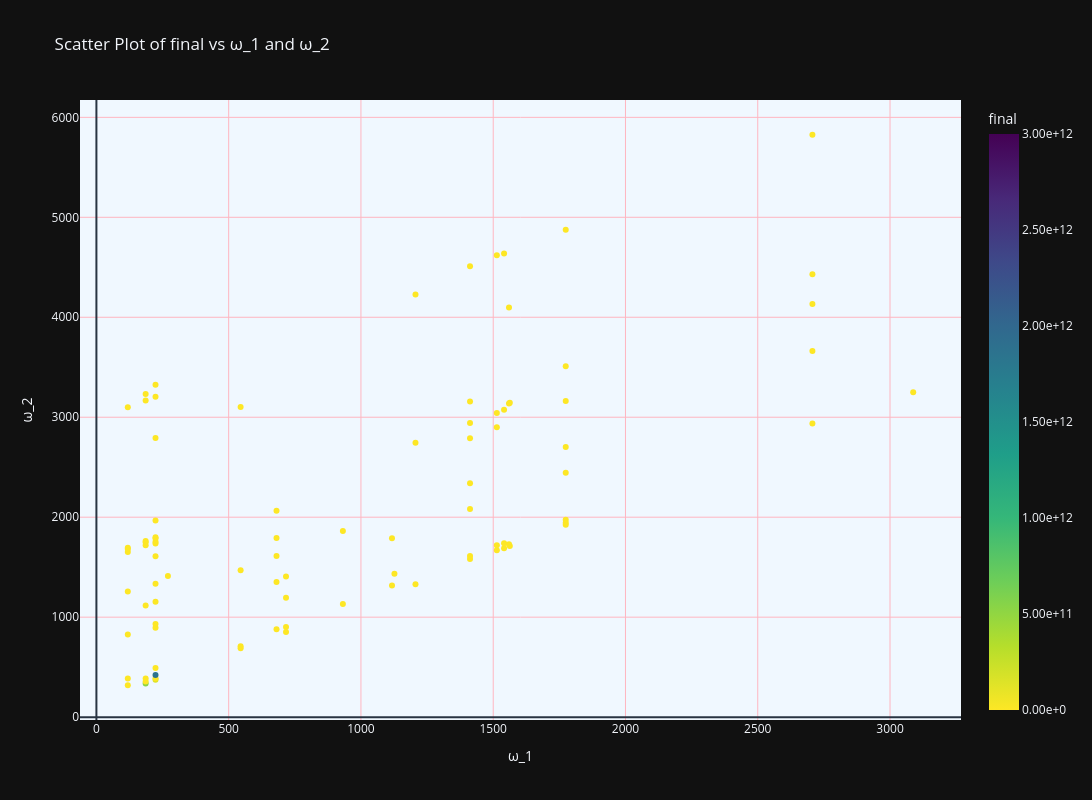

The cell this chart's notebook holds for it:
### Code cell
import plotly.express as px
formatted_df1 = result_later.copy()
print(formatted_df1.columns)
# formatted_df['final'] = np.log10(result_later['final']) if result_later[result_later['final']]>1e4 else 0.
# formatted_df1['final'] = formatted_df1['final'].apply(lambda x: 0 if x < 1e4 else np.log(x))

fig = px.scatter(formatted_df1[(formatted_df1['final']>1e5)
                              # &(formatted_df['final']<1e8)
                 ], 
                 x='ω_1', 
                 y='ω_2', 
                 color='final', 
                 color_continuous_scale='viridis_r', 
                 title='Scatter Plot of final vs ω_1 and ω_2',
                 width=1300, height=800,
                 hover_data={'final':':.2e', 'abc_tuples': True, #'a': True, 'b': True, 'c': True
                             },
                 range_color=(5e4,3e12))

fig.update_layout(
    xaxis_title='ω_1',
    yaxis_title='ω_2',
    coloraxis_colorbar=dict(title='final'),
    plot_bgcolor='aliceblue'
)

fig.update_xaxes(showgrid=True, gridwidth=1, gridcolor='LightPink')
fig.update_yaxes(showgrid=True, gridwidth=1, gridcolor='LightPink')
fig.update_coloraxes(colorbar_tickformat = '.2e'.format())

fig.show()
